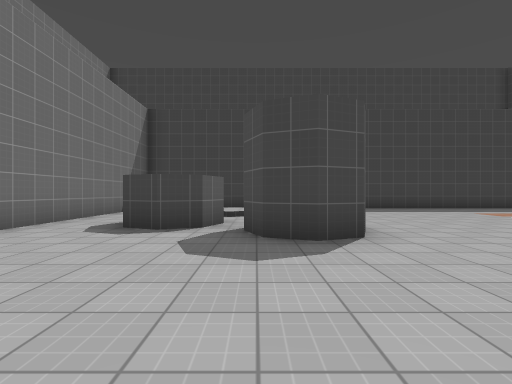
[1] (above)

24 first-person views from a walk through a level from a Godot 3-D game. The camera is 1.3 m above the floor, looks level and sees 85° across. The floor is counted in squares, 2 m on a side. Each view is taken from the middle of a square. On the plan, view 1 faces up. The plan holds only what a view shows up to about 9 squares ahead; the rest is blank. Surface patterns are stand-ins for the level's own textures.

[2]
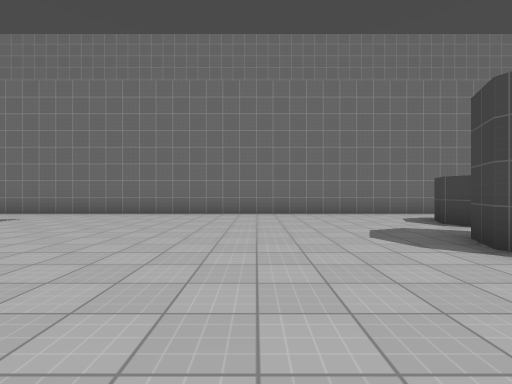

[3]
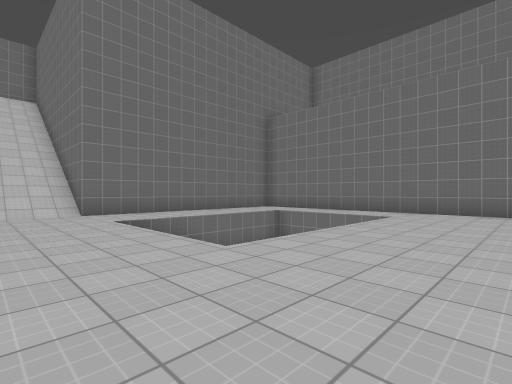

[4]
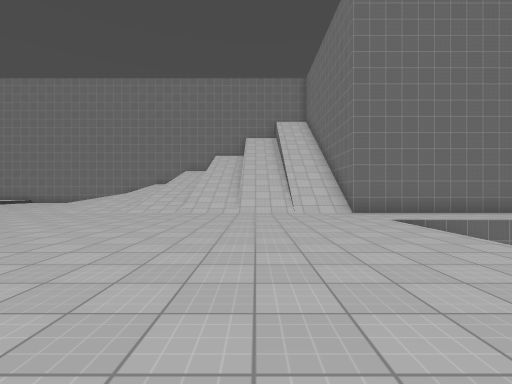

[5]
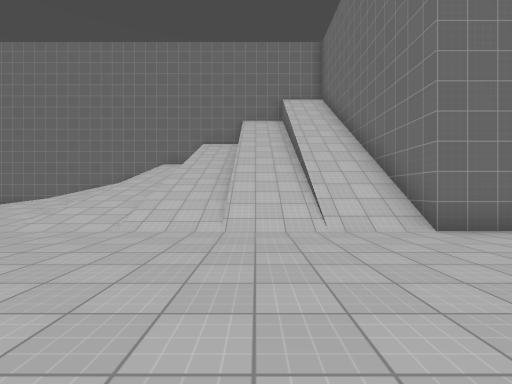

[6]
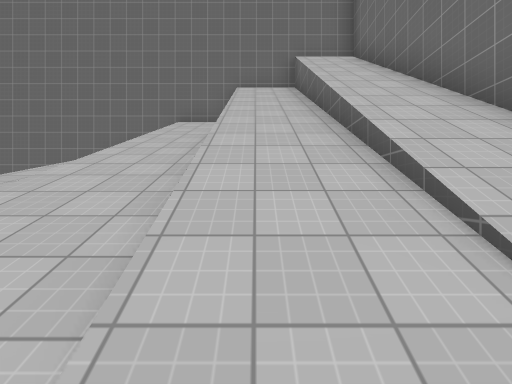

[7]
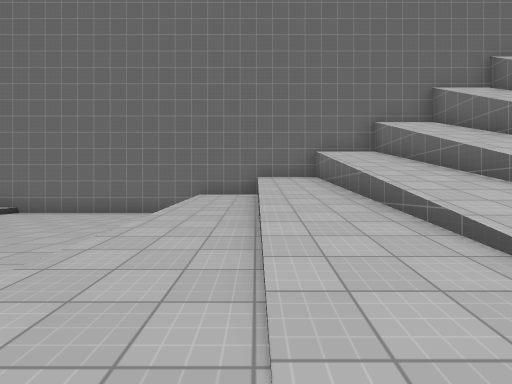

[8]
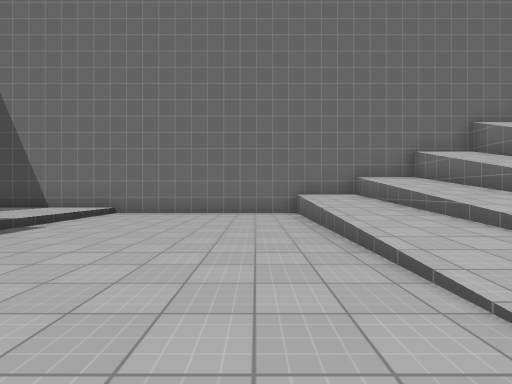

[9]
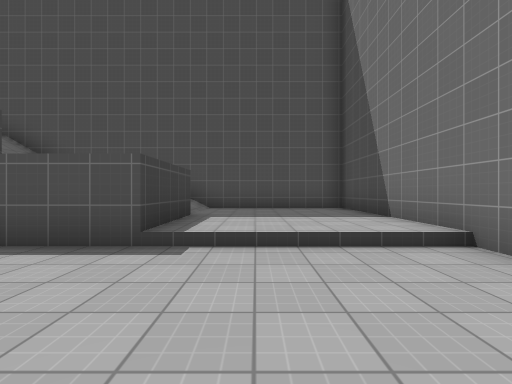

[10]
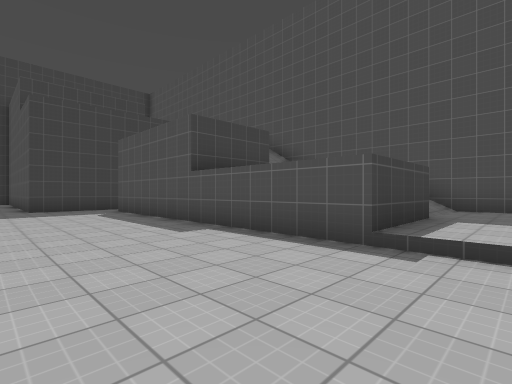

[11]
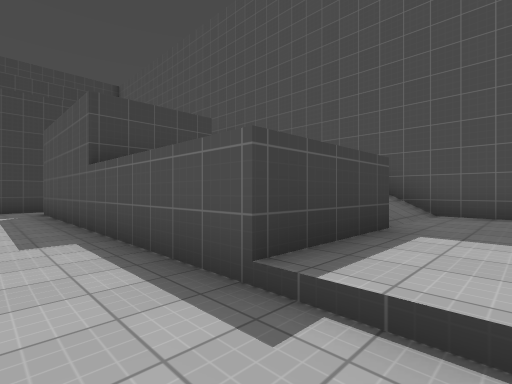

[12]
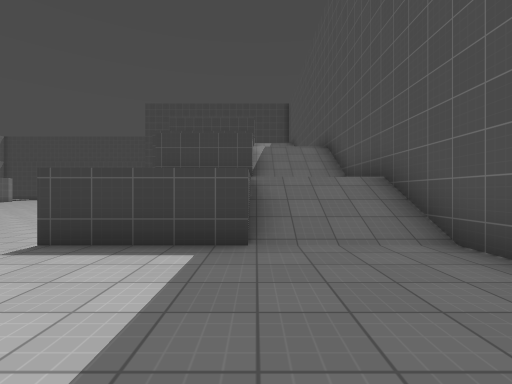

[13]
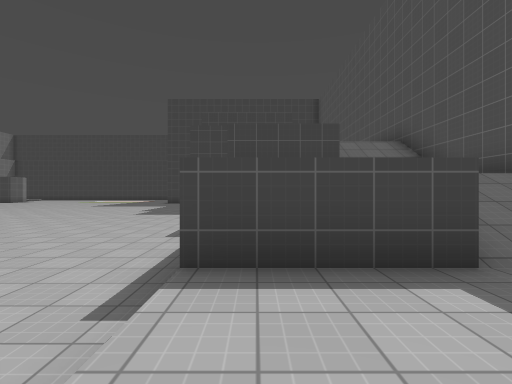

[14]
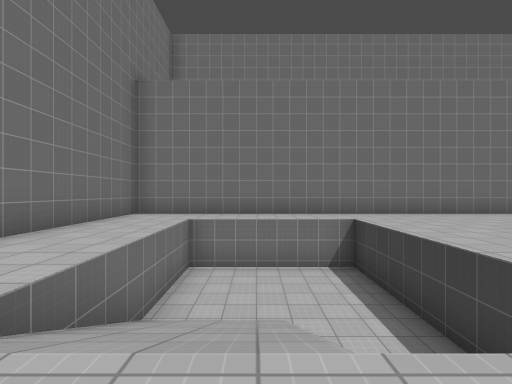

[15]
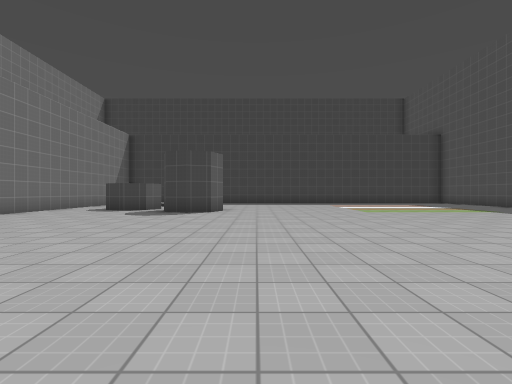

[16]
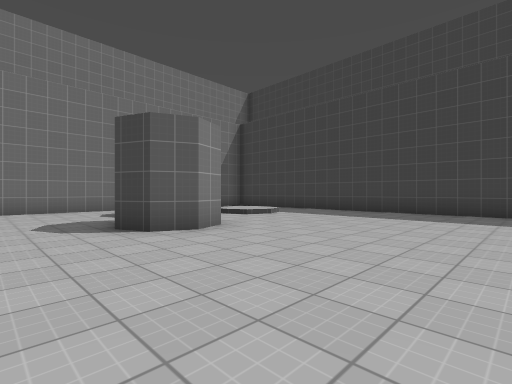

[17]
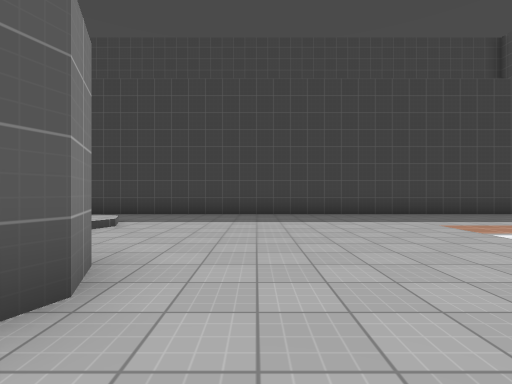

[18]
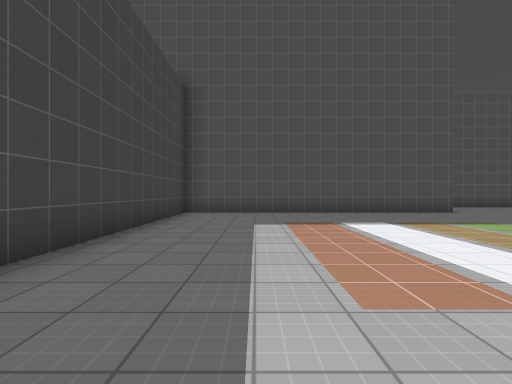

[19]
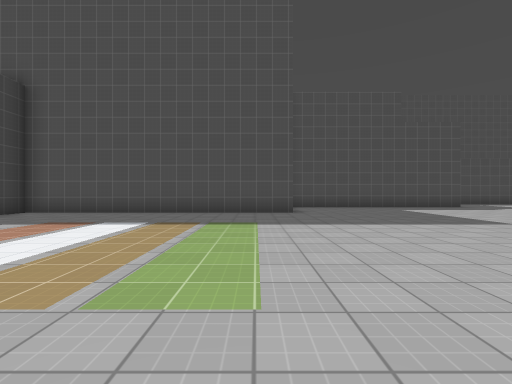

[20]
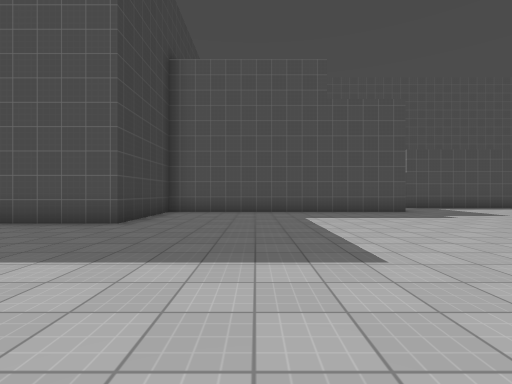

[21]
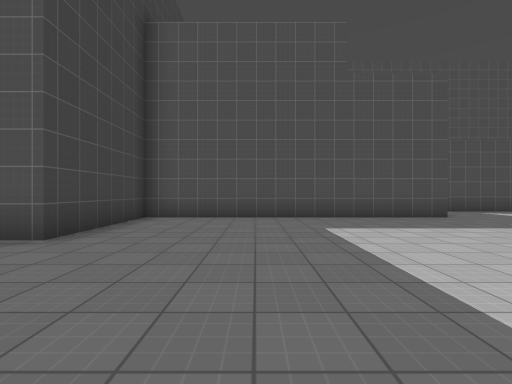

[22]
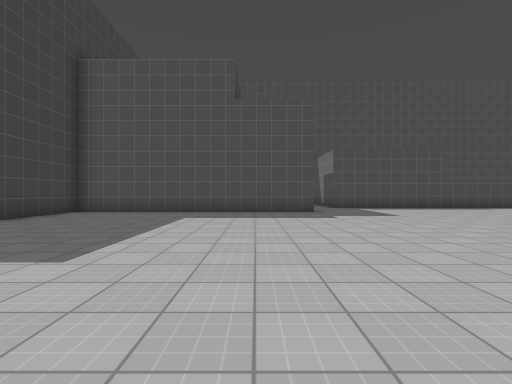

[23]
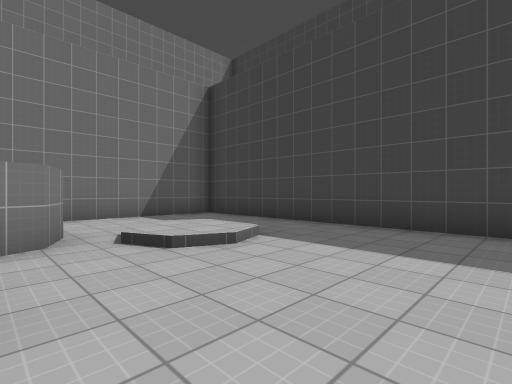

[24]
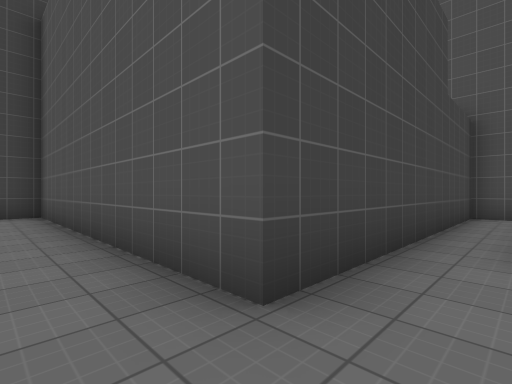

### Floor plan
Key: @ floor where view 1 was taken; # wall or solid block; . main floor; : floor 0.25 m higher than the main floor; + floor 1 m higher than the main floor; - floor 2.25 m lower than the main floor; * floor 4.75 m higher than the main floor; / step, stairs or slope; = window, fence, low wall or low ledge.
Columns run from 5 left of view 1 to 25 right of it. Each row starts with its distance up from view 1.
 12 ####################
 11 #..................#
 10 #..................#
  9 #...//.............#
  8 #...:/.............#
  7 #..................#
  6 #..##..............#
  5 #..####............#
  4 #....##............#
  3 #..................####
  2 #......................
  1 #......................
  0 #....@.................
 -1 #............ .........
 -2 #...........  .........
 -3 #......................
 -4 #......................
 -5 #..-----/..............########
 -6 #..-----/................/////#
 -7 #..--///.................     #
 -8 #..--///.................   **#
 -9 #........................   //#
-10 #........................  #//#
-11 #########/////////.......     #
-12         #//////////......     #
-13         #//////////......  ///#
-14         #//////////......  #//#
-15         #//////////......:::::#
-16         #//////////......:::::#
-17         #//////////......:::::#
-18         #////////=+......:::::#
-19         #######################

Where each view was taken, in squares from view 1:
view 1: 0 up, 0 right, facing up
view 2: 1 up, 4 right, facing left
view 3: 2 down, 5 right, facing down-left
view 4: 2 down, 6 right, facing down
view 5: 6 down, 6 right, facing down
view 6: 10 down, 6 right, facing down
view 7: 10 down, 12 right, facing down
view 8: 10 down, 15 right, facing down
view 9: 16 down, 16 right, facing right
view 10: 16 down, 16 right, facing up-right
view 11: 16 down, 18 right, facing up-right
view 12: 18 down, 22 right, facing up
view 13: 17 down, 20 right, facing up
view 14: 7 down, 4 right, facing left
view 15: 5 down, 3 right, facing up
view 16: 2 up, 6 right, facing up-left
view 17: 3 up, 3 right, facing up
view 18: 9 up, 5 right, facing right
view 19: 4 up, 5 right, facing right
view 20: 0 up, 8 right, facing right
view 21: 0 up, 10 right, facing right
view 22: 3 down, 8 right, facing right
view 23: 6 up, 3 right, facing up-left
view 24: 6 down, 16 right, facing up-right
